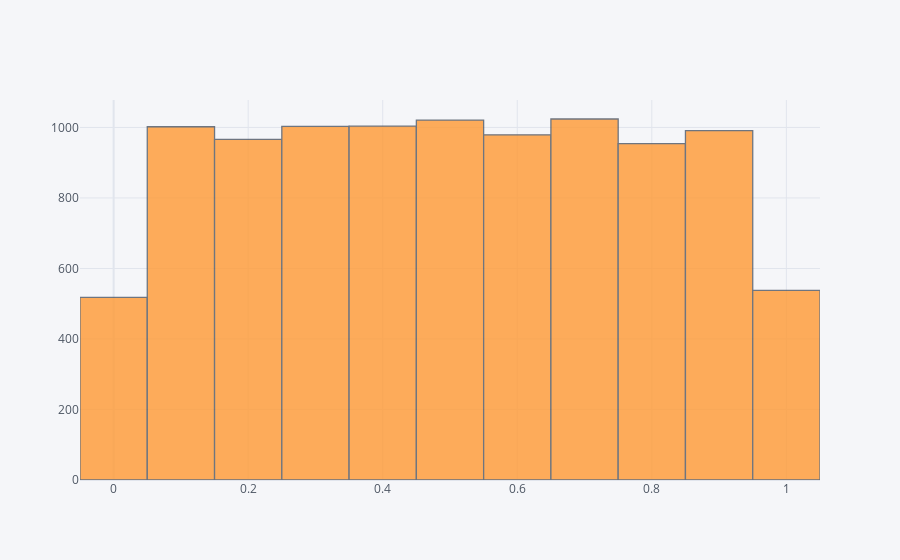

Source (notebook cell):
### Code cell
# 구간을 10개로 균등하게 나누기
df.iplot(kind = 'histogram', bins = 10)

### Figure 1 — Plotly figure (JSON) as saved in the notebook; plotly's stock layout.template omitted (floating-point values rounded to 4 significant figures; data arrays with more than 128 entries replaced by an {"elided": "..."} marker saying what was removed)
{"data": [{"histfunc": "count", "histnorm": "", "marker": {"color": "rgba(255, 153, 51, 1.0)", "line": {"color": "#4D5663", "width": 1.3}}, "name": "A", "nbinsx": 10, "opacity": 0.8, "orientation": "v", "type": "histogram", "x": {"elided": "10000 float values"}}], "layout": {"barmode": "overlay", "legend": {"bgcolor": "#F5F6F9", "font": {"color": "#4D5663"}}, "paper_bgcolor": "#F5F6F9", "plot_bgcolor": "#F5F6F9", "title": {"font": {"color": "#4D5663"}}, "xaxis": {"gridcolor": "#E1E5ED", "showgrid": true, "tickfont": {"color": "#4D5663"}, "title": {"font": {"color": "#4D5663"}, "text": ""}, "zerolinecolor": "#E1E5ED"}, "yaxis": {"gridcolor": "#E1E5ED", "showgrid": true, "tickfont": {"color": "#4D5663"}, "title": {"font": {"color": "#4D5663"}, "text": ""}, "zerolinecolor": "#E1E5ED"}}}
